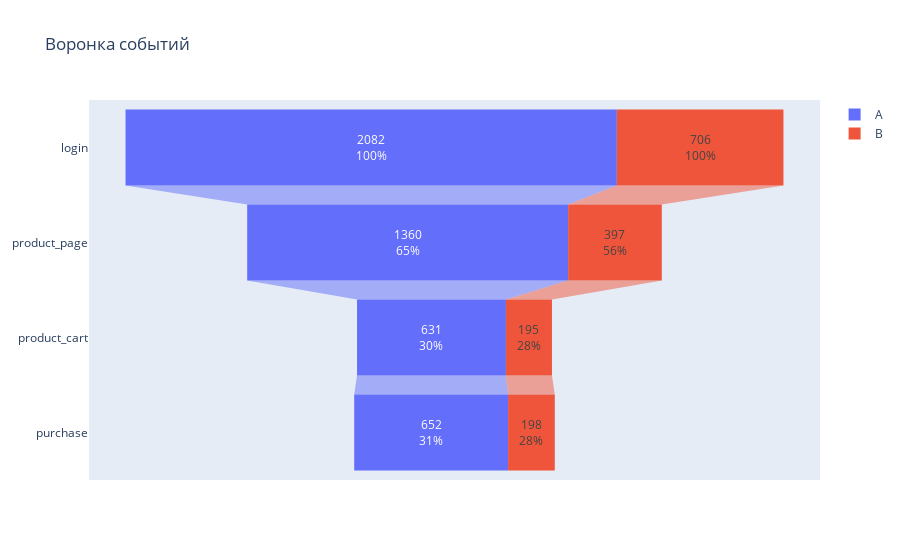

The notebook cell saved with this chart:
### Code cell
fig = go.Figure()
for name in ['A','B']:
    f = uid_count.query('group == @name').copy()
    funnel= f.reset_index().reindex([0,1,3,2])
    fig.add_trace(
       go.Funnel(
         name = name,
          y = funnel['event_name'],
          x = funnel['user_id'],
           orientation = "h",
        textinfo = "value+percent initial"
       )
    )
fig.update_layout(title='Воронка событий')
fig.show()

### Figure 1 — Plotly figure (JSON) as saved in the notebook; plotly's stock layout.template omitted (floating-point values rounded to 4 significant figures)
{"data": [{"name": "A", "orientation": "h", "textinfo": "value+percent initial", "type": "funnel", "x": [2082, 1360, 631, 652], "y": ["login", "product_page", "product_cart", "purchase"]}, {"name": "B", "orientation": "h", "textinfo": "value+percent initial", "type": "funnel", "x": [706, 397, 195, 198], "y": ["login", "product_page", "product_cart", "purchase"]}], "layout": {"title": {"text": "Воронка событий"}}}
